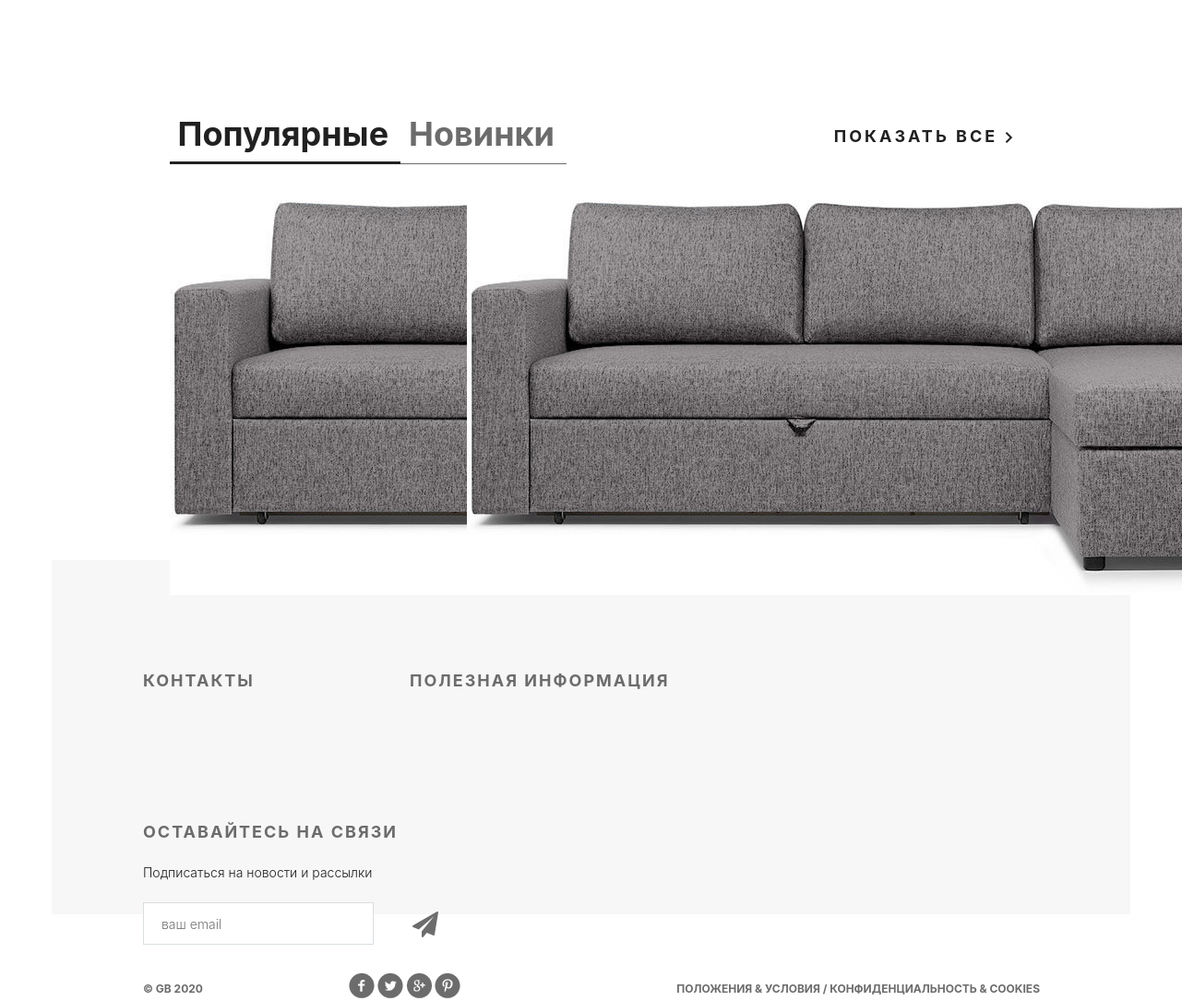
The app's page / (lower part), older data.
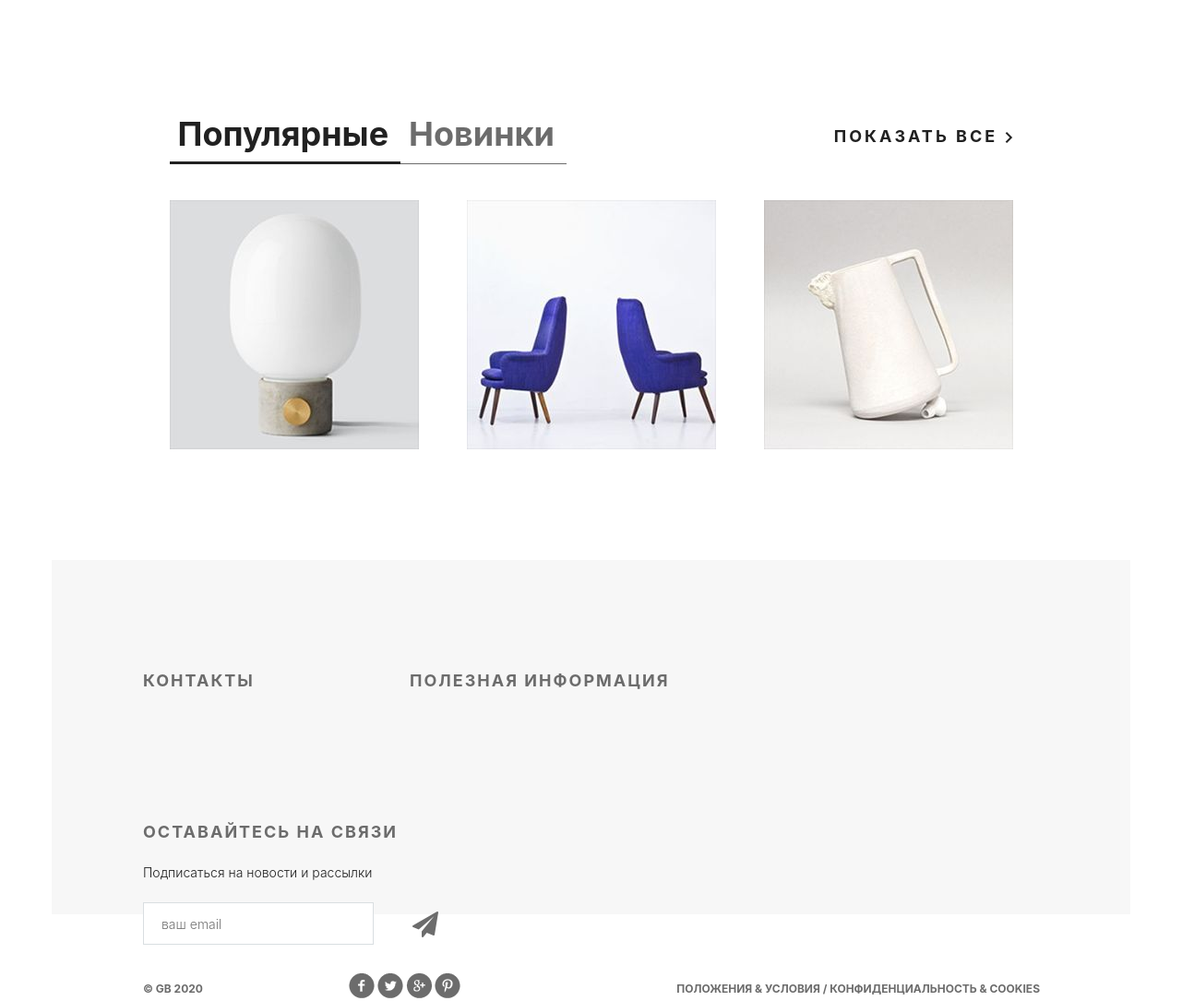
The same page, newer data.
### mainapp/models.py (models this page shows, shortened)
class Product(models.Model):
    category = models.ForeignKey(ProductCategory, on_delete=models.CASCADE, verbose_name='категория')
    name = models.CharField(max_length=128, verbose_name='имя')
    image = models.ImageField(upload_to='products_images', blank=True, verbose_name='картинка')
    short_desc = models.CharField(max_length=128, blank=True, verbose_name='короткое описание')
    description = models.TextField(blank=True, verbose_name='полное описание')
    price = models.DecimalField(max_digits=8, decimal_places=2, default=0, verbose_name='цена')
    quantity = models.PositiveSmallIntegerField(default=0, verbose_name='количество')
    class Meta:
        verbose_name = 'товар'
        verbose_name_plural = 'товары'

### mainapp/views.py (the view)
# urls.py: path('', mainapp.main, name='main'),
def main(request):
    title = 'главная'
    products_list = Product.objects.all()[:3]
    content = {'title': title, 'products': products_list}
    return render(request, 'mainapp/index.html', content)

### mainapp/templates/mainapp/index.html (shortened to what this page needs)
{% extends 'mainapp/base.html' %}
{% load static %}
{% block content %}
    <div class="featured">
        <div class="featured-menu">
            <a class="active" href="#">Популярные</a><a href="#">Новинки</a>
        </div>
        <a class="explore" href="#">показать все <img src="{% static '/img/arrow.png' %}" alt=""></a>
        <div class="clearfix">
        </div>
        <div class="tab-content">
            {% for product in products %}
                <div class="block">
                    <a href="{{ product.image_href }}"><img class="hot_image" src="/media/{{ product.image }}" alt="{{ product.alt }}">
                    </a>
                </div>
            {% endfor %}
        </div>
    </div>
{% endblock %}

Row changes from the older to the newer data that the page shows:
added Product: image (picture)
changed Product (number 2 of 3 on the later page): image: a different picture
now on this page (row edited): Product: image (picture)
